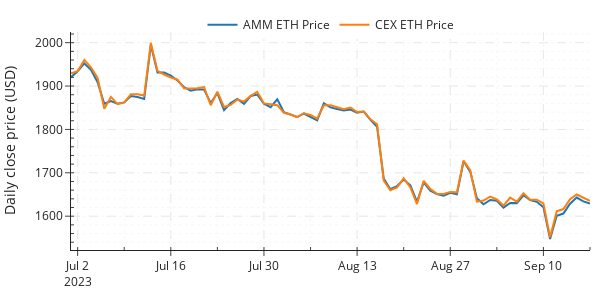

Notebook source saved alongside this figure:
### Code cell
fig = go.Figure(layout=layout)
fig.update_layout(width=600, height=300)

fig.add_trace(go.Scatter(x=df_per_day.index,
                            y=df_per_day['spot_price'].astype(
                                float),
                            mode='lines',
                            name = 'AMM ETH Price'))

fig.add_trace(go.Scatter(x=df_per_day.index,
                            y=df_per_day['CEX_price'].astype(
                                float),
                            mode='lines',
                            name = 'CEX ETH Price'))

fig.update_layout(  yaxis_title='Daily close price (USD)', showlegend=True,
                    legend=dict(xanchor='center', x=0.5, y=1.10, orientation='h'),)
#fig.write_image(f"./plots/{contract_name}_{event_name}.pdf")
